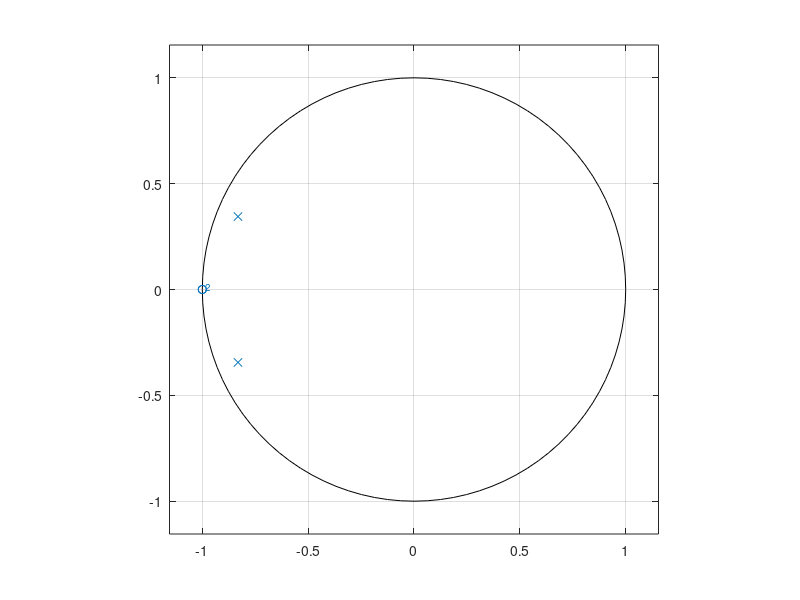
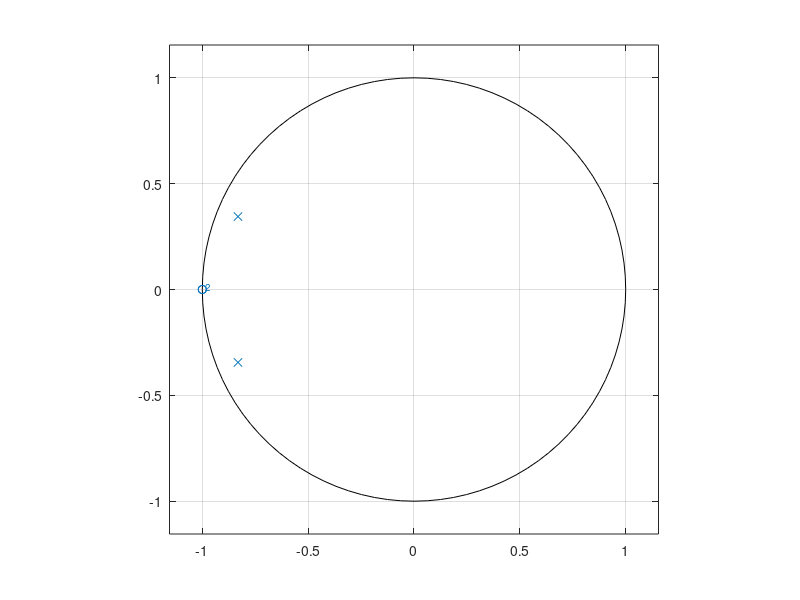
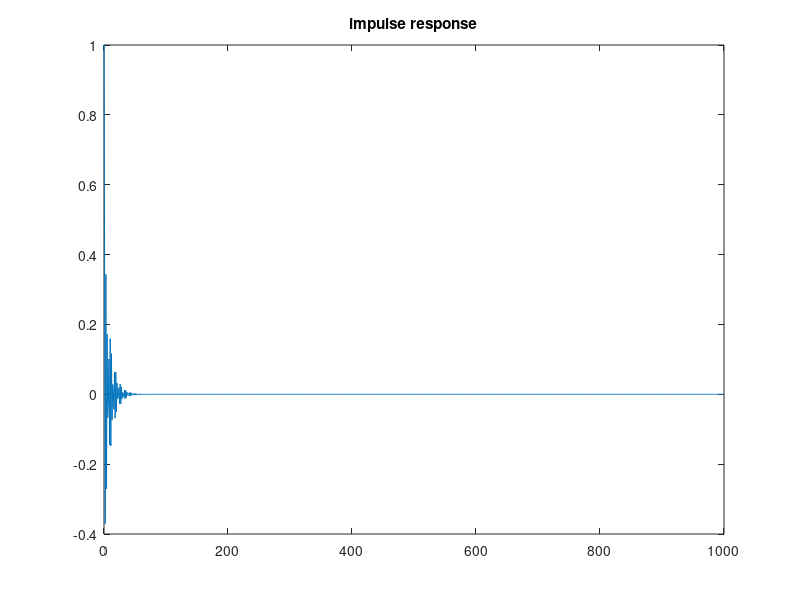

Reproduce these figures in MATLAB, in order.
clear
clc
close all

% rotts
rho = 0.9;
theta = pi/8;
a = [ 1 2*rho*cos(theta) rho^2 ] 
b = [ 1 2 1 ] 
p = roots(a)
z = roots(b)
figure, zplane(b,a)
% note : a, b are row vectors, 
%        z, p are column vectors

% polinomial coefficients from roots
a2 = poly(p)
b2 = poly(z)
figure, zplane(z,p)

%[ r , p , k ] = residuez(b,a)


% impulse response
N=1000;
delta = [ 1 ; zeros(N-1,1)]';
h = filter(b,a,delta);
figure, plot([0:N-1],h), title('impulse response')

